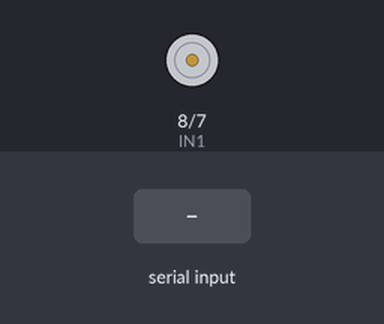
Bench run of a sketch on a simulated Arduino Uno, built with avr-gcc and run on an emulated ATmega328P. Parts: motor-driver pin pairs drawn as motors (green arrow = first pin HIGH = forward, orange = second pin HIGH = backward, longer = more drive, scaled by the enable pin). The inputs (shaded band) are chosen by the test bench.

Above: at 1.2 s.
1.3 s: "90,45\n" received over Serial
At 2.1 s:
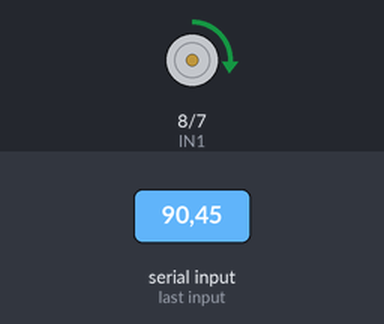
3.8 s: "30,150\n" received over Serial
At 4.4 s:
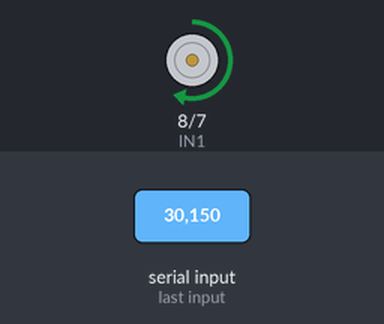
6.3 s: "200\n" received over Serial
At 7.1 s:
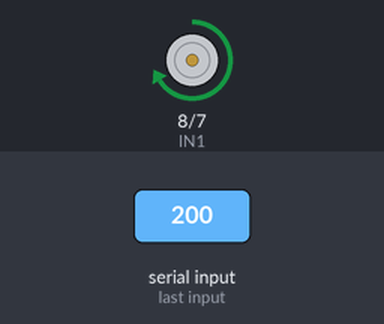
Timing chart, 0 to 9.3 s (numbered marks = the images above; inputs shaded):
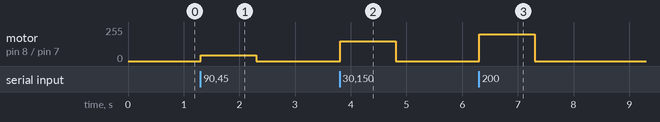

The sketch:

Arduinocode.ino
```cpp
// ==========================================
// L298N Motor Driver Pins
// ==========================================

const int IN1 = 8;
const int IN2 = 7;
const int ENA = 9;   // PWM


void setup() {

  // Motor control pins
  pinMode(IN1, OUTPUT);
  pinMode(IN2, OUTPUT);
  pinMode(ENA, OUTPUT);

  // Serial communication with Python
  Serial.begin(9600);

  // Motor initially OFF
  digitalWrite(IN1, LOW);
  digitalWrite(IN2, LOW);
  analogWrite(ENA, 0);
}


void loop() {

  if (Serial.available() > 0) {

    // Read PWM value from Python
    int pwm = Serial.parseInt();

    // Make sure PWM is between 0 and 255
    pwm = constrain(pwm, 0, 255);

    // Set motor direction
    digitalWrite(IN1, HIGH);
    digitalWrite(IN2, LOW);

    // Set motor speed
    analogWrite(ENA, pwm);
  }
}
```

Measured:
- after the input at 1.3 s, motor on pin 8 (IN1) / pin 7 (IN2): stopped → forward 45/255 at once, → stopped 1.0 s later
- after the input at 3.8 s, motor on pin 8 (IN1) / pin 7 (IN2): stopped → forward 150/255 at once, → stopped 1.0 s later
- after the input at 6.3 s, motor on pin 8 (IN1) / pin 7 (IN2): stopped → forward 200/255 at once, → stopped 1.0 s later
